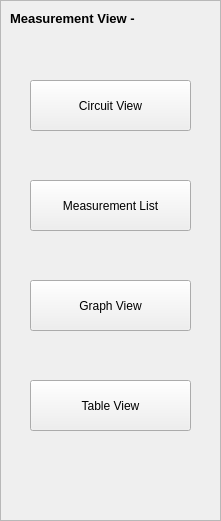
     <widget class="QFrame" name="frame">
      <property name="geometry">
       <rect>
        <x>80</x>
        <y>150</y>
        <width>221</width>
        <height>521</height>
       </rect>
      </property>
      <property name="styleSheet">
       <string notr="true"/>
      </property>
      <property name="frameShape">
       <enum>QFrame::Shape::StyledPanel</enum>
      </property>
      <property name="frameShadow">
       <enum>QFrame::Shadow::Raised</enum>
      </property>
      <widget class="QLabel" name="MeasView">
       <property name="geometry">
        <rect>
         <x>10</x>
         <y>10</y>
         <width>161</width>
         <height>16</height>
        </rect>
       </property>
       <property name="font">
        <font>
         <pointsize>10</pointsize>
         <bold>true</bold>
        </font>
       </property>
       <property name="text">
        <string>Measurement View - </string>
       </property>
      </widget>
      <widget class="QPushButton" name="CircuitView">
       <property name="geometry">
        <rect>
         <x>30</x>
         <y>80</y>
         <width>161</width>
         <height>51</height>
        </rect>
       </property>
       <property name="text">
        <string>Circuit View</string>
       </property>
      </widget>
      <widget class="QPushButton" name="MeasListView">
       <property name="geometry">
        <rect>
         <x>30</x>
         <y>180</y>
         <width>161</width>
         <height>51</height>
        </rect>
       </property>
       <property name="text">
        <string>Measurement List</string>
       </property>
      </widget>
      <widget class="QPushButton" name="GraphView">
       <property name="geometry">
        <rect>
         <x>30</x>
         <y>280</y>
         <width>161</width>
         <height>51</height>
        </rect>
       </property>
       <property name="text">
        <string>Graph View</string>
       </property>
      </widget>
      <widget class="QPushButton" name="TableView">
       <property name="geometry">
        <rect>
         <x>30</x>
         <y>380</y>
         <width>161</width>
         <height>51</height>
        </rect>
       </property>
       <property name="text">
        <string>Table View</string>
       </property>
      </widget>
     </widget>
